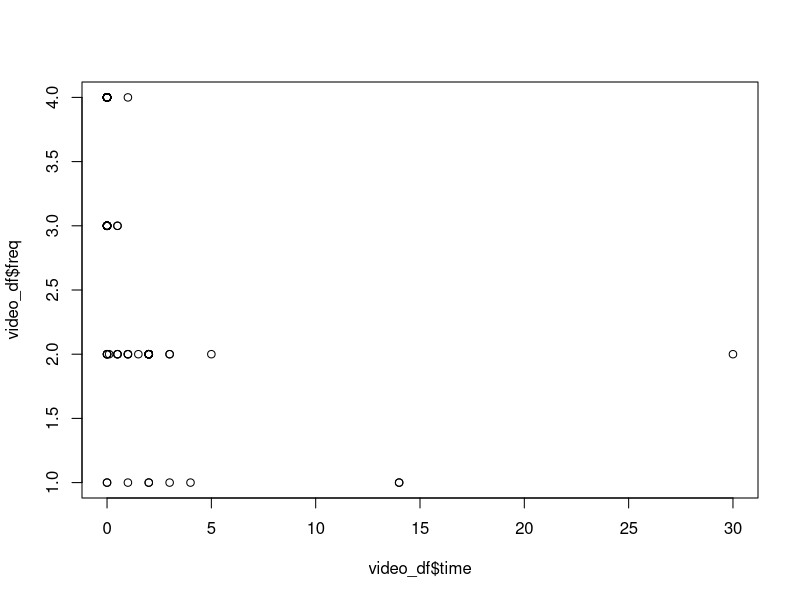
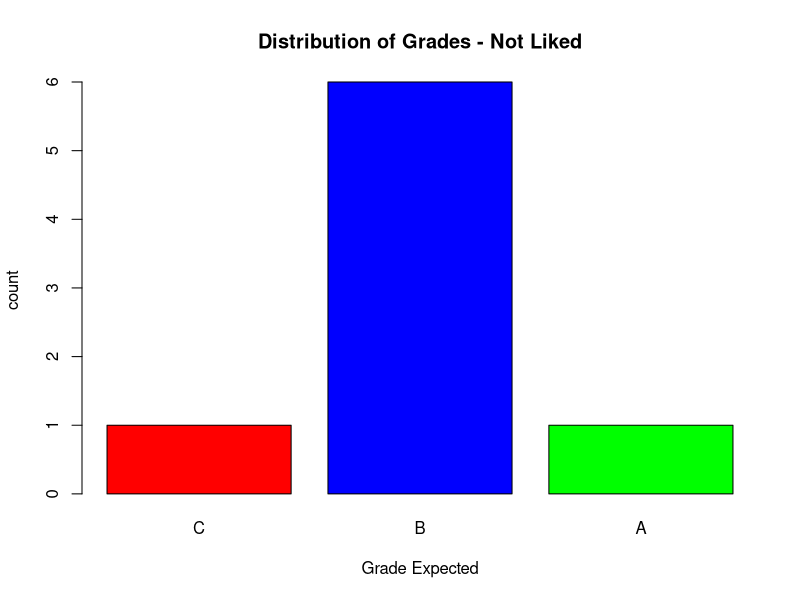
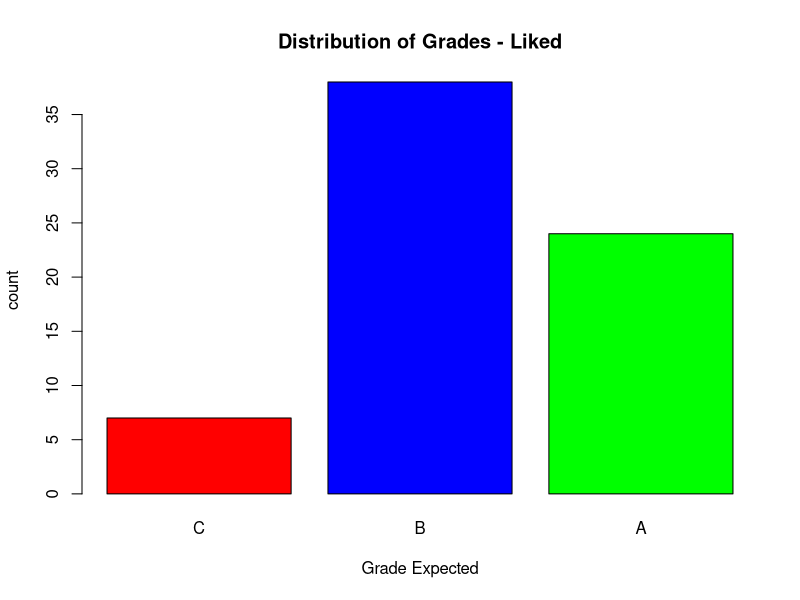
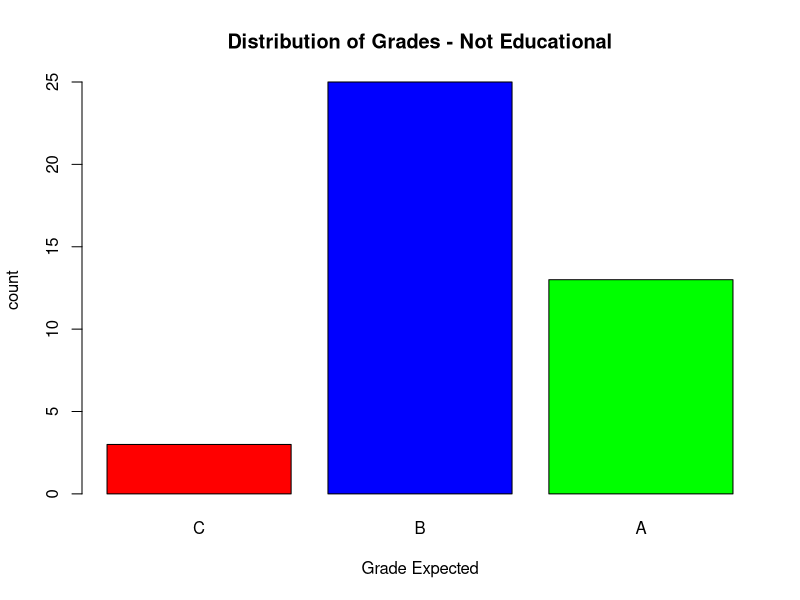
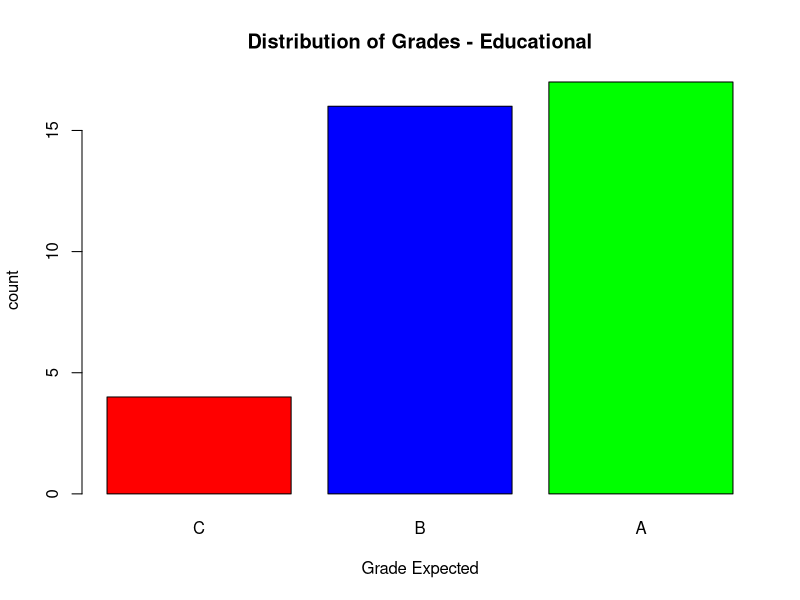

Recreate these plots in R, in order.
## ---- chunk 1
# Read in the csv file 
video_df <- read.csv('data/video_fixed.csv')
# removes the last row (all NA values)
video_df <- video_df[-nrow(video_df),]
video_df
## ---- chunk 2
# Clean video multiple df
#read in csv file
video_multiple_df <- read.csv('data/video_multiple_fixed.csv')
#sets first row as col names
colnames(video_multiple_df) <- video_multiple_df[1,]
#removes the first row
video_multiple_df <- video_multiple_df[-1, ] 
video_multiple_df
## ---- chunk 3
# Clean video_df
video_df$like[video_df$like==99] <- NA
video_df$where[video_df$where==99] <- NA
video_df$freq[video_df$freq==99] <- NA
video_df$busy[video_df$busy==99] <- NA
video_df$educ[video_df$educ==99] <- NA
video_df$math[video_df$math==99] <- NA
video_df$work[video_df$work==99] <- NA
video_df$cdrom[video_df$cdrom==99] <- NA
## ---- chunk 4
#SCENARIO 1
played_videogames <- video_df$time
played_videogames[played_videogames > 0] <- 1
played_videogames

t.test(played_videogames)

## ---- chunk 5
#SCENARIO 2
video_df

plot(video_df$time, video_df$freq)
cor(video_df$time, video_df$freq, use = "complete.obs")
## Too low to mean anything
## result of bias to the data as asked about playing video games the week before a midterm. 

## ---- chunk 6
#SCENARIO 6
#split into not played (5 and 1)
not_liked = video_df[video_df$like == 1 | video_df$like == 5,]
#split into played (2, 3, 4)
liked = video_df[video_df$like==2|video_df$like==2|video_df$like==3,]
barplot(table(not_liked$grade),names.arg=c('C','B','A'),col = c('red','blue','green') ,main= 'Distribution of Grades - Not Liked', border=TRUE,
        xlab='Grade Expected', ylab='count')
barplot(table(liked$grade),names.arg=c('C','B','A'),col = c('red','blue','green') ,main= 'Distribution of Grades - Liked', border=TRUE,
        xlab='Grade Expected', ylab='count')

## ---- chunk 7
educ1 = video_df[video_df$educ==1,]
educ0 = video_df[video_df$educ==0,]
   
barplot(table(educ0$grade),names.arg=c('C','B','A'),col = c('red','blue','green') ,main= 'Distribution of Grades - Not Educational', border=TRUE,
        xlab='Grade Expected', ylab='count')
barplot(table(educ1$grade),names.arg=c('C','B','A'),col = c('red','blue','green') ,main= 'Distribution of Grades - Educational', border=TRUE,
        xlab='Grade Expected', ylab='count')
